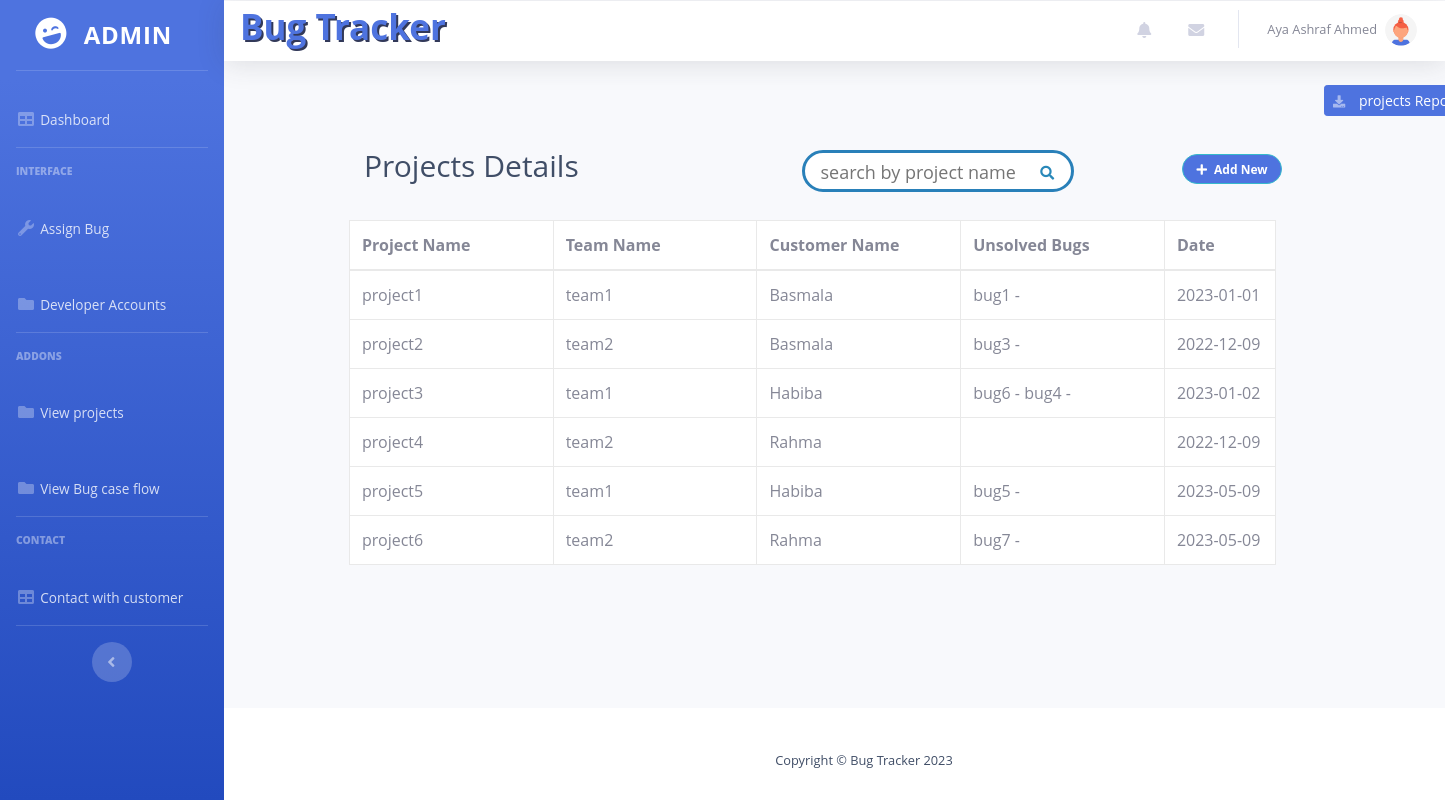
The app's page /views/Admin/viewprojects.php (signed in) with its own data.
### tables this page shows
CREATE TABLE `project` (
  `id` int(11) NOT NULL,
  `name` varchar(50) NOT NULL,
  `customer_id` int(11) NOT NULL,
  `team_name` varchar(20) NOT NULL,
  `date` varchar(50) NOT NULL
);

CREATE TABLE `user` (
  `id` int(11) NOT NULL,
  `username` varchar(50) NOT NULL,
  `password` int(11) NOT NULL DEFAULT 0,
  `name` varchar(50) NOT NULL,
  `address` varchar(50) NOT NULL,
  `phone_number` int(11) NOT NULL,
  `role_id` int(11) NOT NULL
);

### controllers/db.php (called while the page is built, shortened)
<?php
class DB
{
    private $connection;
    private static $instance = null;
    public static function getInstance()
    {
        if (self::$instance == null) {self::$instance = new DB();}
        return self::$instance;
    }
    public function open_connection()
    {
        $this->connection = new mysqli("localhost", "root", "", "bug_tracker");
    }
    public function select($x)
    {
        $statement = $this->connection->prepare($x);
        $statement->execute();
        $resultSet = $statement->get_result();
        return $resultSet;
    }
}
?>

### models/Admin.php (called while the page is built, shortened)
<?php
require_once '../../controllers/db.php';
class Admin extends user{
    public function project_bugs($project_name)
    {
        $db = DB::getInstance();
        $resultSet = $db->select("
        select bug.name as bug_name
        from bug
        join project on project.id = bug.project_id
        where bug.status_id not in(3) and project.name = '$project_name'");
        $bugs = "";
        while($row = $resultSet->fetch_assoc()){
            $bugs.=$row["bug_name"];
            $bugs.=' - ';
        }
        return $bugs;
    }
    public function show_projects()
    {
        $db = DB::getInstance();
        return $db->select(
            "select project.name as project_name, team_name , user.name as customer_name, project.date
            from project join user
            on project.customer_id = user.id");
    }
}

### views/Admin/viewprojects.php (the view, shortened to what this page needs)
<?php
require_once '../../models/admin.php';
$ad = new Admin;
?>
<!DOCTYPE html>
<html lang="en">
<head>
    <link href="vendor/fontawesome-free/css/all.min.css" rel="stylesheet" type="text/css">
    <link href="css/blank.css" rel="stylesheet">
</head>
<body id="page-top">
    <div id="wrapper">
        <?php
        require_once 'sidebar.php'
        ?>
        <div id="content-wrapper" class="d-flex flex-column">
            <div id="content">
                <?php
                require_once 'header.php';
                ?>
                <div class="d-sm-flex align-items-center justify-content-between mb-4">
                    <button onclick="makePdf()" class="d-none d-sm-inline-block btn btn-sm btn-primary shadow-sm"><i class="fas fa-download fa-sm text-white-50"></i> projects Report</button>
                </div>
                <div id="print" class="container">
                    <div class="table-title">
                        <div class="row">
                            <div class="col-sm-8">
                                <h2>Projects Details</h2>
                            </div>
                            <div class="boxContainer" style="background:white; padding-left: 10px; padding-top: 5px;">
                                <form action="" method="post">
                                    <table class="elementContainer">
                                        <tr>
                                            <td>
                                                <input type="text" placeholder="search by project name" name="search2" class="search2" style="border:none;">
                                            </td>
                                            <td>
                                                <button type="submit" class="btnsearch2" name="btnsearch2" onclick="ke2()" style="border: none; background: none;">
                                                    <i class="fas fa-search fa-sm"></i>
                                                </button>
                                            </td>
                                        </tr>
                                    </table>
                                </form>
                            </div>
                            <div class="col-sm-4">
                                <a href="addProject.php">
                                    <button type="button" class="btn btn-info add-new"><i class="fa fa-plus"></i> Add New</button>
                                </a>
                            </div>
                        </div>
                    </div>
                    <table class="table table-bordered">
                        <thead>
                            <tr>
                                <th>Project Name</th>
                                <th>Team Name</th>
                                <th>Customer Name</th>
                                <th>Unsolved Bugs</th>
                                <th>Date</th>
                            </tr>
                        </thead>
                        <tbody>
                            <?php
                            if (isset($_POST['btnsearch2']) && $_COOKIE['key2'] == 1) {
                                $search = $_POST['search2'];
                                $re = $ad->search_projects($search);
                            } else {
                                $re = $ad->show_projects();
                            }
                            while ($row = $re->fetch_assoc()) {
                                echo  '                    <tr>
                                    <td>' . $row["project_name"] . '</td>
                                    <td>' . $row["team_name"] . '</td>
                                    <td>' . $row["customer_name"] . '</td>
                                    <td>' . $ad->project_bugs($row["project_name"]) . '</td>
                                    <td>' . $row["date"] . '</td>
                                    </tr>';
                            }
                            ?>
                        </tbody>
                    </table>
                </div>
            </div>
            <?php
            require_once 'footer.php'
            ?>
</body>
</html>

### views/Admin/sidebar.php
<ul class="navbar-nav bg-gradient-primary sidebar sidebar-dark accordion" id="accordionSidebar">
    <a class="sidebar-brand d-flex align-items-center justify-content-center" href="index.php">
        <div class="sidebar-brand-icon rotate-n-15">
            <i class="fas fa-laugh-wink"></i>
        </div>
        <div class="sidebar-brand-text mx-3">ADMIN</div>
    </a>
    <hr class="sidebar-divider my-0">
    <li class="nav-item ">
        <a class="nav-link" href="index.php">
            <i class="fas fa-fw fa-table"></i>
            <span>Dashboard</span></a>
    </li>
    <hr class="sidebar-divider">
    <div class="sidebar-heading">
        Interface
    </div>
    <li class="nav-item">
        <a class="nav-link" href="assigntoDevlo.php">
            <i class="fas fa-fw fa-wrench"></i>
            <span>Assign Bug</span></a>
    </li>
    <li class="nav-item">
        <a class="nav-link" href="emp.php">
            <i class="fas fa-fw fa-folder"></i>
            <span>Developer Accounts</span></a>
    </li>
    <hr class="sidebar-divider">
    <div class="sidebar-heading">
        Addons
    </div>
    <li class="nav-item">
        <a class="nav-link" href="viewprojects.php">
            <i class="fas fa-fw fa-folder"></i>
            <span>View projects</span></a>
    </li>
    <li class="nav-item">
        <a class="nav-link" href="case flow.php">
            <i class="fas fa-fw fa-folder"></i>
            <span>View Bug case flow</span></a>
    </li>
    <hr class="sidebar-divider d-none d-md-block">
    <div class="sidebar-heading">
        CONTACT
    </div>
    <li class="nav-item">
        <a class="nav-link" href="contact.php">
            <i class="fas fa-fw fa-table"></i>
            <span>Contact with customer</span></a>
    </li>
    <hr class="sidebar-divider d-none d-md-block">
    <div class="text-center d-none d-md-inline">
        <button class="rounded-circle border-0" id="sidebarToggle"></button>
    </div>
</ul>

### views/Admin/header.php (shortened to what this page needs)
<nav class="navbar navbar-expand navbar-light bg-white topbar mb-4 static-top shadow">
<h2 style="color: #4e73df; font-weight: bolder; font-size: 35px; text-shadow: 2px 2px #2a3152f5;" class="nav-item">Bug Tracker</h2>
<ul class="navbar-nav ml-auto">
    <li class="nav-item dropdown no-arrow mx-1">
        <a class="nav-link dropdown-toggle" href="#" id="alertsDropdown" role="button"
            data-toggle="dropdown" aria-haspopup="true" aria-expanded="false">
            <i class="fas fa-bell fa-fw"></i>
        </a>
    </li>
    <li class="nav-item dropdown no-arrow mx-1">
        <a class="nav-link dropdown-toggle" href="#" id="messagesDropdown" role="button"
            data-toggle="dropdown" aria-haspopup="true" aria-expanded="false">
            <i class="fas fa-envelope fa-fw"></i>
        </a>
    </li>
    <li class="nav-item dropdown no-arrow">
        <a class="nav-link dropdown-toggle" href="#" id="userDropdown" role="button"
            data-toggle="dropdown" aria-haspopup="true" aria-expanded="false">
            <span class="mr-2 d-none d-lg-inline text-gray-600 small"><?php echo $_SESSION['name']; ?></span>
            <img class="img-profile rounded-circle"
                src="img/undraw_profile_3.svg">
        </a>
    </li>
</ul>
</nav>

### views/Admin/footer.php (shortened to what this page needs)
<footer class="sticky-footer bg-white">
    <div class="container my-auto">
        <div class="copyright text-center my-auto">
            <span>Copyright &copy; Bug Tracker 2023</span>
        </div>
    </div>
</footer>

### views/Admin/viewprojects.php (style rules this page uses)
body { color: #404E67; background: #F5F7FA; font-family: 'Open Sans', sans-serif; }
.shadow-sm { margin-left: 1100px; }
.boxContainer { margin-top: 1%; width: 656px; height: 42px; border: 3px solid #2980b9; padding: -1px 10px; border-radius: 50px; }
.elementContainer { width: 100%; height: 100%; vertical-align: middle; }
.search2 { border: none; height: 100%; width: 100%; padding: 0px 5px; border-radius: 50px; font-size: 18px; color: #424242; font-weight: 500; }
.fa-sm { font-size: 26; color: #2988b9; padding-right: 10px; }
.container { margin-left: 70px; margin-top: -44px; }
.table { width: 90%; background-color: white; }
.table-title { padding-bottom: 10px; margin: 0 0 10px; }
.table-title h2 { margin: 9px -1px 16px; font-size: 30px; }
.table-title .add-new { float: right; height: 30px; font-weight: bold; font-size: 12px; text-shadow: none; min-width: 100px; border-radius: 50px; line-height: 13px; }
.table-title .add-new i { margin-right: 4px; }
table.table { table-layout: fixed; }
table.table tr th, table.table tr td { border-color: #e9e9e9; width: 22%; }
table.table th:last-child { width: 100px; }
.col-sm-4 { padding-right: 180px !important; padding-top: 15px; }

### views/Admin/header.php (style rules this page uses)
.add-new { background-color: #4e73df; padding-top: 6px; }

### views/Admin/footer.php (style rules this page uses)
.mb-auto, .my-auto { padding-bottom: 15px; }

### records on screen
project: name "project1", team_name "team1", customer.name "Basmala", project_bugs "bug1 -", date "2023-01-01"
project: name "project2", team_name "team2", customer.name "Basmala", project_bugs "bug3 -", date "2022-12-09"
project: name "project3", team_name "team1", customer.name "Habiba", project_bugs "bug6 - bug4 -", date "2023-01-02"
project: name "project4", team_name "team2", customer.name "Rahma", date "2022-12-09"
project: name "project5", team_name "team1", customer.name "Habiba", project_bugs "bug5 -", date "2023-05-09"
project: name "project6", team_name "team2", customer.name "Rahma", project_bugs "bug7 -", date "2023-05-09"

### other values on screen
$_SESSION['name'] "Aya Ashraf Ahmed"
